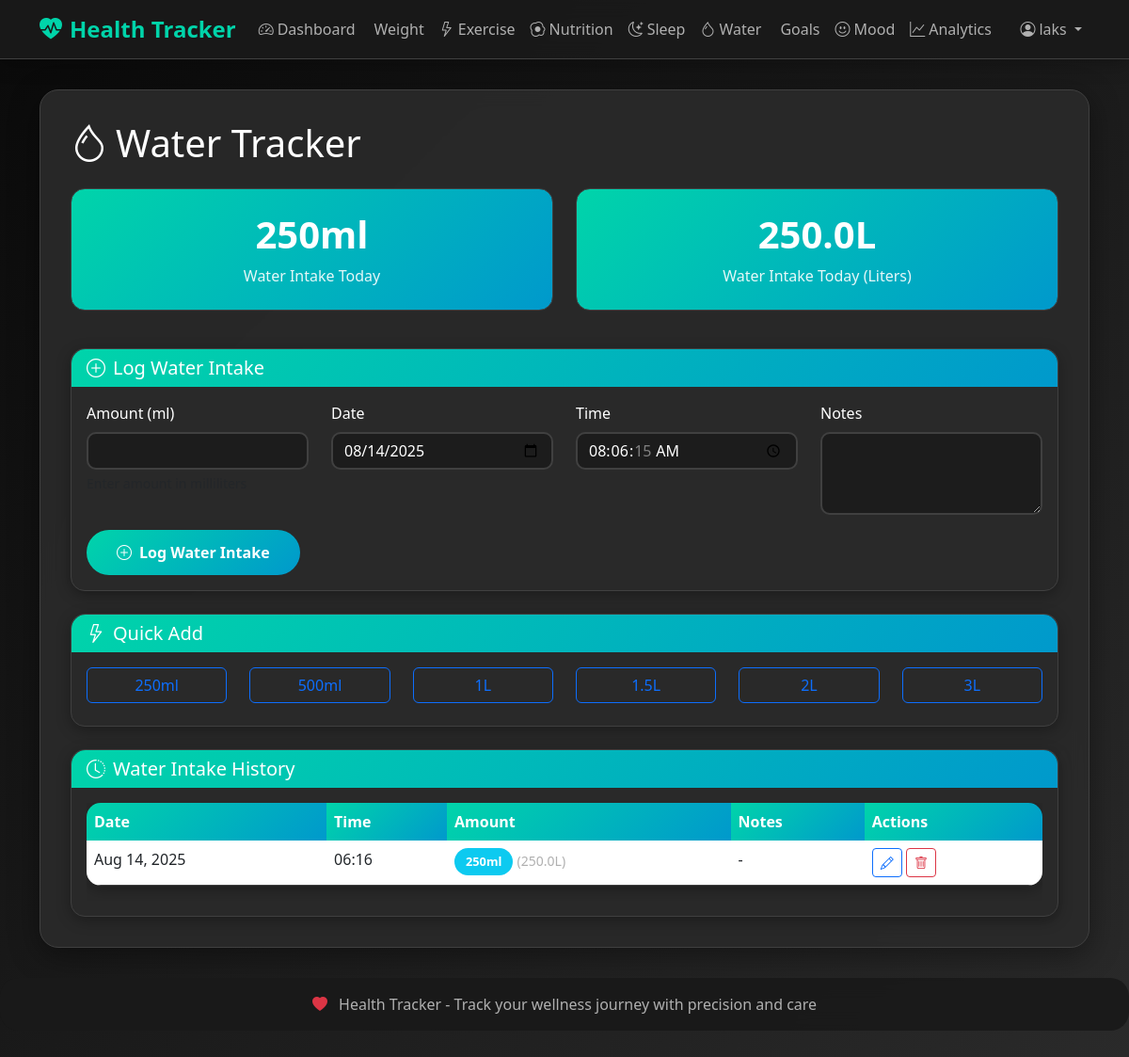
Page /water/ (signed in) on the committed database.
### tracker/models.py (models this page shows, shortened)
class WaterIntake(models.Model):
    user = models.ForeignKey(User, on_delete=models.CASCADE)
    amount = models.PositiveIntegerField(help_text="Amount in ml")
    date = models.DateField(default=timezone.now)
    time = models.TimeField(default=timezone.now)
    notes = models.TextField(blank=True)
    created_at = models.DateTimeField(auto_now_add=True)
    class Meta:
        ordering = ['-date', '-time']

### tracker/views.py (the view)
# urls.py: path('water/', views.water_tracker, name='water_tracker'),
@login_required
def water_tracker(request):
    if request.method == 'POST':
        form = WaterIntakeForm(request.POST)
        if form.is_valid():
            water = form.save(commit=False)
            water.user = request.user
            water.save()
            messages.success(request, 'Water intake logged successfully!')
            return redirect('tracker:water_tracker')
    else:
        form = WaterIntakeForm()
    water_entries = WaterIntake.objects.filter(user=request.user).order_by('-date', '-time')
    paginator = Paginator(water_entries, 20)
    page_number = request.GET.get('page')
    page_obj = paginator.get_page(page_number)
    today = timezone.now().date()
    today_water = water_entries.filter(date=today).aggregate(Sum('amount'))['amount__sum'] or 0
    context = {
        'form': form,
        'page_obj': page_obj,
        'today_water': today_water,
        'today': today,
        'now': timezone.now(),
    }
    return render(request, 'tracker/water_tracker.html', context)

### templates/tracker/water_tracker.html (shortened to what this page needs)
{% extends 'tracker/base.html' %}
{% block content %}
<div class="main-content">
    <div class="row">
        <div class="col-12">
            <h1 class="mb-4">
                <i class="bi bi-droplet me-2"></i>Water Tracker
            </h1>
        </div>
    </div>
    <div class="row mb-4">
        <div class="col-md-6">
            <div class="stats-card">
                <h3>{{ today_water|default:0 }}ml</h3>
                <p>Water Intake Today</p>
            </div>
        </div>
        <div class="col-md-6">
            <div class="stats-card">
                <h3>{{ today_water|default:0|floatformat:1 }}L</h3>
                <p>Water Intake Today (Liters)</p>
            </div>
        </div>
    </div>
    <div class="row mb-4">
        <div class="col-12">
            <div class="card">
                <div class="card-header">
                    <h5 class="mb-0">
                        <i class="bi bi-plus-circle me-2"></i>Log Water Intake
                    </h5>
                </div>
                <div class="card-body">
                    <form method="post">
                        <div class="row">
                            <div class="col-md-3">
                                <div class="mb-3">
                                    <label for="{{ form.amount.id_for_label }}" class="form-label">Amount (ml)</label>
                                    {{ form.amount }}
                                    <div class="form-text">Enter amount in milliliters</div>
                                </div>
                            </div>
                            <div class="col-md-3">
                                <div class="mb-3">
                                    <label for="{{ form.date.id_for_label }}" class="form-label">Date</label>
                                    {{ form.date }}
                                </div>
                            </div>
                            <div class="col-md-3">
                                <div class="mb-3">
                                    <label for="{{ form.time.id_for_label }}" class="form-label">Time</label>
                                    {{ form.time }}
                                </div>
                            </div>
                            <div class="col-md-3">
                                <div class="mb-3">
                                    <label for="{{ form.notes.id_for_label }}" class="form-label">Notes</label>
                                    {{ form.notes }}
                                </div>
                            </div>
                        </div>
                        <button type="submit" class="btn btn-primary">
                            <i class="bi bi-plus-circle me-2"></i>Log Water Intake
                        </button>
                    </form>
                </div>
            </div>
        </div>
    </div>
    <div class="row mb-4">
        <div class="col-12">
            <div class="card">
                <div class="card-header">
                    <h5 class="mb-0">
                        <i class="bi bi-lightning me-2"></i>Quick Add
                    </h5>
                </div>
                <div class="card-body">
                    <div class="row">
                        <div class="col-md-2 col-6 mb-2">
                            <form method="post" style="display: inline;">
                                <button type="submit" class="btn btn-outline-primary w-100">250ml</button>
                            </form>
                        </div>
                        <div class="col-md-2 col-6 mb-2">
                            <form method="post" style="display: inline;">
                                <button type="submit" class="btn btn-outline-primary w-100">500ml</button>
                            </form>
                        </div>
                        <div class="col-md-2 col-6 mb-2">
                            <form method="post" style="display: inline;">
                                <button type="submit" class="btn btn-outline-primary w-100">1L</button>
                            </form>
                        </div>
                        <div class="col-md-2 col-6 mb-2">
                            <form method="post" style="display: inline;">
                                <button type="submit" class="btn btn-outline-primary w-100">1.5L</button>
                            </form>
                        </div>
                        <div class="col-md-2 col-6 mb-2">
                            <form method="post" style="display: inline;">
                                <button type="submit" class="btn btn-outline-primary w-100">2L</button>
                            </form>
                        </div>
                        <div class="col-md-2 col-6 mb-2">
                            <form method="post" style="display: inline;">
                                <button type="submit" class="btn btn-outline-primary w-100">3L</button>
                            </form>
                        </div>
                    </div>
                </div>
            </div>
        </div>
    </div>
    <div class="row">
        <div class="col-12">
            <div class="card">
                <div class="card-header">
                    <h5 class="mb-0">
                        <i class="bi bi-clock-history me-2"></i>Water Intake History
                    </h5>
                </div>
                <div class="card-body">
                    {% if page_obj %}
                        <div class="table-responsive">
                            <table class="table">
                                <thead>
                                    <tr>
                                        <th>Date</th>
                                        <th>Time</th>
                                        <th>Amount</th>
                                        <th>Notes</th>
                                        <th>Actions</th>
                                    </tr>
                                </thead>
                                <tbody>
                                    {% for entry in page_obj %}
                                    <tr>
                                        <td>{{ entry.date|date:"M d, Y" }}</td>
                                        <td>{{ entry.time|time:"H:i" }}</td>
                                        <td>
                                            <span class="badge bg-info">{{ entry.amount }}ml</span>
                                            <small class="text-muted">({{ entry.amount|floatformat:1 }}L)</small>
                                        </td>
                                        <td>{{ entry.notes|default:"-" }}</td>
                                        <td>
                                            <a href="{% url 'tracker:edit_entry' 'water' entry.id %}" class="btn btn-sm btn-outline-primary">
                                                <i class="bi bi-pencil"></i>
                                            </a>
                                            <a href="{% url 'tracker:delete_entry' 'water' entry.id %}" class="btn btn-sm btn-outline-danger">
                                                <i class="bi bi-trash"></i>
                                            </a>
                                        </td>
                                    </tr>
                                    {% endfor %}
                                </tbody>
                            </table>
                        </div>
                    {% else %}
                        <div class="text-center py-4">
                            <i class="bi bi-droplet display-1 text-muted"></i>
                            <h4 class="mt-3">No water entries yet</h4>
                            <p class="text-muted">Start tracking your water intake by logging your first entry above.</p>
                        </div>
                    {% endif %}
                </div>
            </div>
        </div>
    </div>
</div>
{% endblock %}

### templates/tracker/base.html (shortened to what this page needs)
<!DOCTYPE html>
<html lang="en">
<head>
    <link href="https://cdn.jsdelivr.net/npm/bootstrap@5.3.0/dist/css/bootstrap.min.css" rel="stylesheet">
    <link href="https://cdn.jsdelivr.net/npm/bootstrap-icons@1.10.0/font/bootstrap-icons.css" rel="stylesheet">
    {% load static %}
    <link href="{% static 'css/style.css' %}" rel="stylesheet">
</head>
<body>
    <nav class="navbar navbar-expand-lg navbar-light">
        <div class="container">
            <a class="navbar-brand" href="{% url 'tracker:dashboard' %}">
                <i class="bi bi-heart-pulse-fill me-2"></i>Health Tracker
            </a>
            <div class="collapse navbar-collapse" id="navbarNav">
                {% if user.is_authenticated %}
                <ul class="navbar-nav me-auto">
                    <li class="nav-item">
                        <a class="nav-link" href="{% url 'tracker:dashboard' %}">
                            <i class="bi bi-speedometer2 me-1"></i>Dashboard
                        </a>
                    </li>
                    <li class="nav-item">
                        <a class="nav-link" href="{% url 'tracker:weight_tracker' %}">
                            Weight
                        </a>
                    </li>
                    <li class="nav-item">
                        <a class="nav-link" href="{% url 'tracker:exercise_tracker' %}">
                            <i class="bi bi-lightning me-1"></i>Exercise
                        </a>
                    </li>
                    <li class="nav-item">
                        <a class="nav-link" href="{% url 'tracker:nutrition_tracker' %}">
                            <i class="bi bi-egg-fried me-1"></i>Nutrition
                        </a>
                    </li>
                    <li class="nav-item">
                        <a class="nav-link" href="{% url 'tracker:sleep_tracker' %}">
                            <i class="bi bi-moon-stars me-1"></i>Sleep
                        </a>
                    </li>
                    <li class="nav-item">
                        <a class="nav-link" href="{% url 'tracker:water_tracker' %}">
                            <i class="bi bi-droplet me-1"></i>Water
                        </a>
                    </li>
                    <li class="nav-item">
                        <a class="nav-link" href="{% url 'tracker:goals' %}">
                            Goals
                        </a>
                    </li>
                    <li class="nav-item">
                        <a class="nav-link" href="{% url 'tracker:mood_tracker' %}">
                            <i class="bi bi-emoji-smile me-1"></i>Mood
                        </a>
                    </li>
                    <li class="nav-item">
                        <a class="nav-link" href="{% url 'tracker:analytics' %}">
                            <i class="bi bi-graph-up me-1"></i>Analytics
                        </a>
                    </li>
                </ul>
                <ul class="navbar-nav">
                    <li class="nav-item dropdown">
                        <a class="nav-link dropdown-toggle" href="#" id="navbarDropdown" role="button" data-bs-toggle="dropdown">
                            <i class="bi bi-person-circle me-1"></i>{{ user.username }}
                        </a>
                    </li>
                </ul>
                {% endif %}
            </div>
        </div>
    </nav>
    <div class="container">
        {% block content %}{% endblock %}
    </div>
    <footer class="footer">
        <div class="container">
            <p class="mb-0">
                <i class="bi bi-heart-fill text-danger me-2"></i>
                Health Tracker - Track your wellness journey with precision and care
            </p>
        </div>
    </footer>
</body>
</html>

### rows in the picture
WaterIntake: date "Aug 14, 2025", time "06:16", amount "250", amount "250.0", notes "-"

### other values in the picture
{{ user.username }} "laks"
{{ today_water|default:0 }} "250"
{{ today_water|default:0|floatformat:1 }} "250.0"
